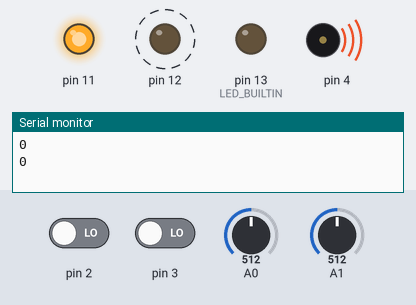
Simulated run of this sketch. Board: Arduino Uno, built with avr-gcc and run on an emulated ATmega328P. Shown: output pins drawn as LEDs (lit = HIGH), buzzer (waves = sounding), the last lines printed to the serial monitor. Dashed ring = blinking. The inputs (shaded band) are chosen by the test bench; at power-on: pin 2 LOW, pin 3 LOW, A1 = 512, A0 = 512.

Above: at 2.1 s.
2.2 s: pin 2 driven HIGH
At 2.3 s:
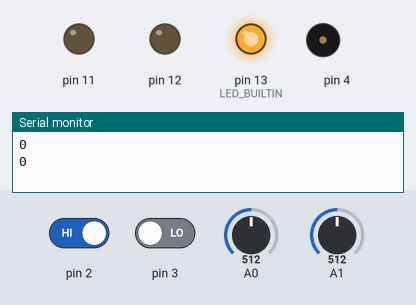
At 3.0 s:
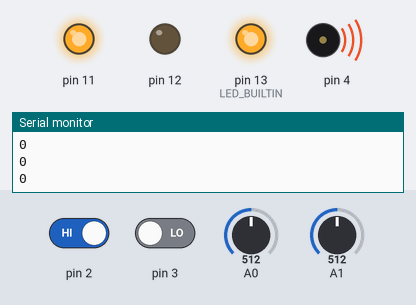
5.7 s: pin 3 driven HIGH
9.2 s: pin 2 driven LOW
12.7 s: A1 set to 197
16.2 s: A1 set to 167
At 19.6 s:
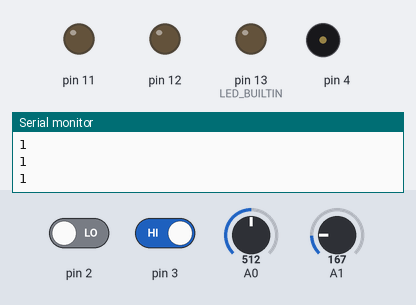
19.7 s: A0 set to 483
At 20.4 s:
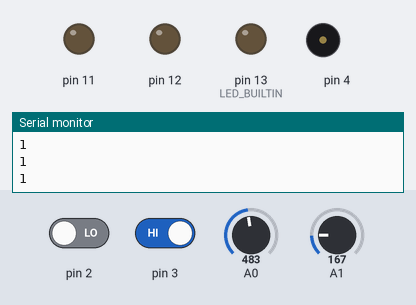
Timing chart, 0 to 22.5 s (numbered marks = the images above; inputs shaded):
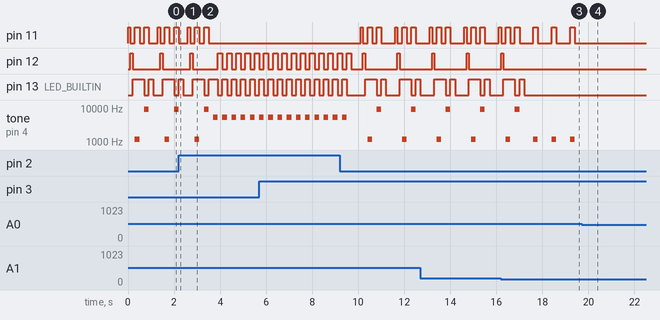

The sketch:

arduino_code.ino
```cpp
// C++ code
//
int motionSensor = 0;

int gasSensor = 0;

int temp = 0;

int isOn = 1;

int counter;

void setup()
{
  Serial.begin(9600);
  pinMode(2, INPUT);
  pinMode(A1, INPUT);
  pinMode(A0, INPUT);
  pinMode(3, INPUT);
  pinMode(11, OUTPUT);
  pinMode(12, OUTPUT);
  pinMode(13, OUTPUT);
  pinMode(4, OUTPUT);
  pinMode(LED_BUILTIN, OUTPUT);

}

void loop()
{
  motionSensor = digitalRead(2);
  temp = map(((analogRead(A1) - 20) * 3.04), 0, 1023, -40, 125);
  gasSensor = analogRead(A0);
  int buttonState = digitalRead(3);
  Serial.println(buttonState);

  if (buttonState == 1) {
    isOn = abs(isOn-1);
  }
  if (isOn == 1 && (temp > 40 && gasSensor > 500)) {
    digitalWrite(11, HIGH);
    digitalWrite(12, LOW);
    digitalWrite(13, LOW);
    delay(100); // Wait for 100 millisecond(s)
    digitalWrite(11, LOW);
    digitalWrite(12, HIGH);
    digitalWrite(13, LOW);
    delay(100); // Wait for 100 millisecond(s)
    digitalWrite(11, LOW);
    digitalWrite(12, LOW);
    digitalWrite(13, HIGH);
    delay(100); // Wait for 100 millisecond(s)
  }
  if (isOn == 1 && gasSensor > 500) {
    tone(4, 548668578, 200); // play tone 300 (C25 = 548668578 Hz)
    digitalWrite(11, HIGH);
    delay(200); // Wait for 200 millisecond(s)
    digitalWrite(11, LOW);
    delay(200); // Wait for 200 millisecond(s)
  }
  if (isOn == 1 && temp > 40) {
    tone(4, 57079043007393, 200); // play tone 500 (G#41 = 57079043007393 Hz)
    digitalWrite(11, HIGH);
    digitalWrite(13, LOW);
    delay(200); // Wait for 200 millisecond(s)
    digitalWrite(11, LOW);
    digitalWrite(13, HIGH);
    delay(200); // Wait for 200 millisecond(s)
    digitalWrite(13, LOW);
  }
  if (isOn == 1 && motionSensor == HIGH) {
    for (counter = 0; counter < 15; ++counter) {
      tone(4, 5274, 200); // play tone 100 (E8 = 5274 Hz)
      digitalWrite(LED_BUILTIN, HIGH);
      digitalWrite(12, LOW);
      delay(200); // Wait for 200 millisecond(s)
      digitalWrite(LED_BUILTIN, LOW);
      digitalWrite(12, HIGH);
      delay(200); // Wait for 200 millisecond(s)
      tone(4, 5274, 200); // play tone 100 (E8 = 5274 Hz)
    }
    digitalWrite(12, LOW);
    noTone(4);
  }
  delay(200);
}
```

Measured:
- the behaviour switches between 186 and 185 on A1 (found by bisection; images 2 and 3)
- after the input at 2.2 s, pin 11: goes on until 3.5 s, then stays LOW
- after the input at 16.2 s, pin 12: goes on until 16.3 s, then stays LOW; pin 13 (LED_BUILTIN): goes on until 17.2 s, then stays LOW
- after the input at 19.7 s, pin 11: stops changing and stays LOW; tone on pin 4: stops changing and stays silent
- by itself, pin 12: alternates HIGH for 0.10 s and LOW for 1.4 s
- by itself, tone on pin 4: plays 1186 Hz for 0.20 s, 9121 Hz for 0.20 s, 1186 Hz for 0.20 s, 1186 Hz for 0.20 s, 1186 Hz for 0.20 s
